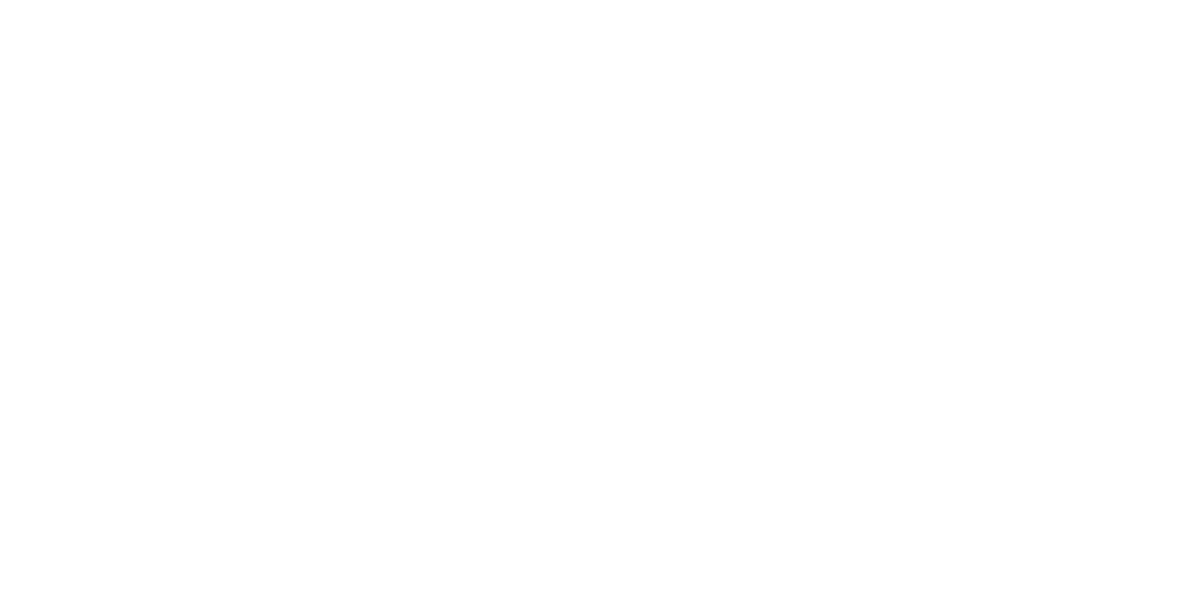
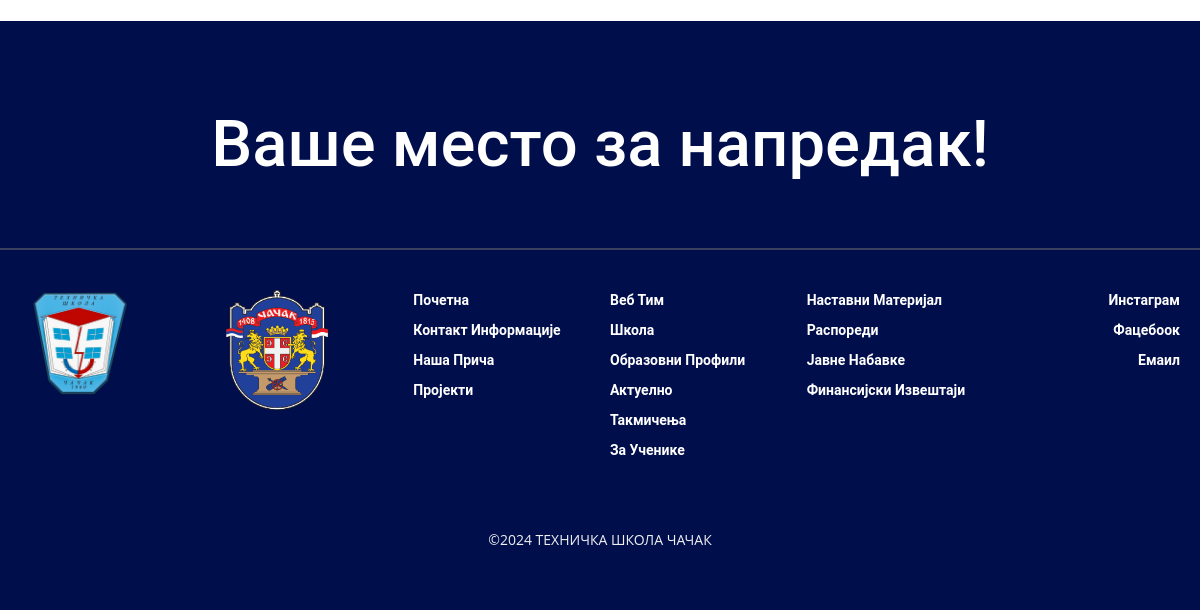
Page /teh/takmicenje.php (lower part) on the earlier database version (2 pictures, top to bottom).
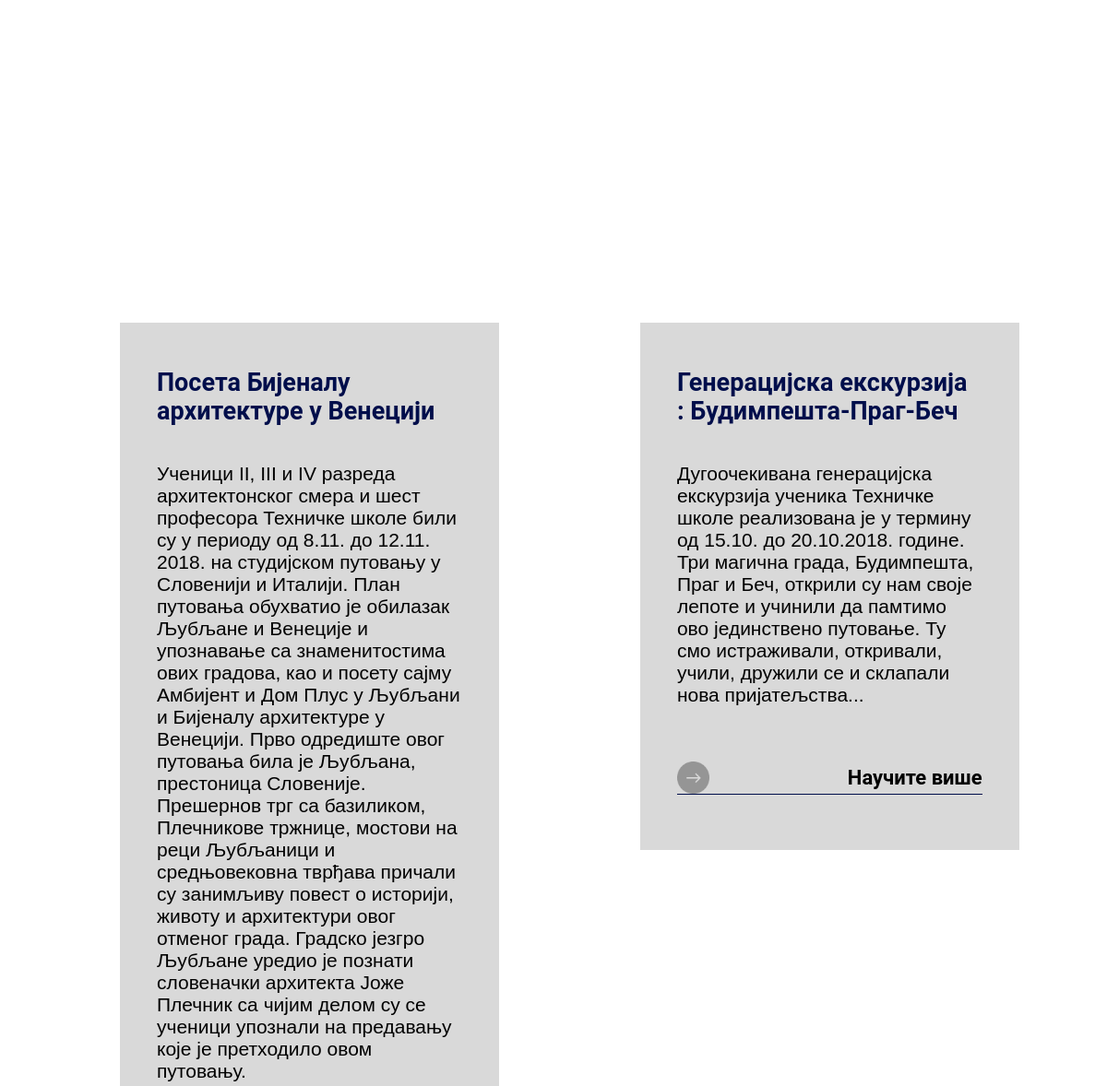
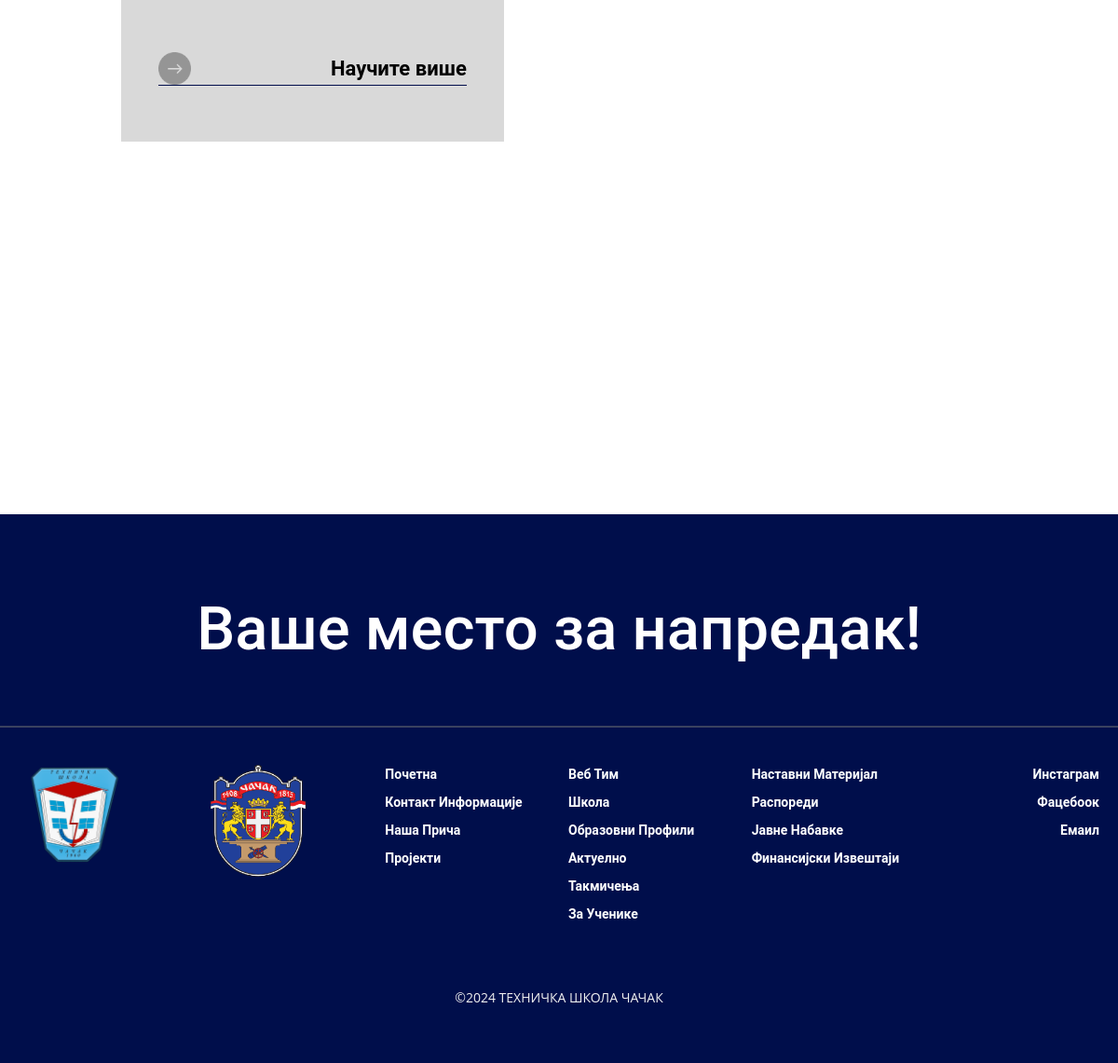
Same page on the later database version (2 pictures, top to bottom).
### tables this page shows
CREATE TABLE `projekti` (
  `id` int(11) NOT NULL,
  `naslov` varchar(500) NOT NULL,
  `opis` varchar(5000) NOT NULL,
  `datum` date NOT NULL
);

### classes/dbh.php (called while the page is built, shortened)
<?php
class Dbh{
    protected function connect() {
        try{
            $username = "root";
            $password = "";
            $dbh = new PDO('mysql:host=localhost;dbname=php_dev', $username, $password);
            return $dbh;
        }catch (PDOException $e){
            print 'Error: ' . $e->getMessage() . "<br/>";
            die();
        }
    }
}

### classes/projekti.php (called while the page is built, shortened)
<?php
include_once "dbh.php";
class Projekti extends Dbh
{
    public function returnProjekti()
    {
        $sql = "SELECT * FROM projekti";
        $stmt = $this->connect()->query($sql);
        $res = $stmt->fetchAll();
        return $res;
    }
}

### teh/takmicenje.php (the view, shortened to what the changed rows need)
<!DOCTYPE html>
<html data-wf-page="6457a9a09f6fe72efb659b17" data-wf-site="6456c2138619102a79ba202a">
<head>
  <link href="css/normalize.css" rel="stylesheet" type="text/css">
  <link href="css/webflow.css" rel="stylesheet" type="text/css">
  <link href="css/tehnicka-skola-cacak.webflow.css" rel="stylesheet" type="text/css">
</head>
<body>
  <div class="container">
  <div data-delay="4000" data-animation="slide" class="slider slider-p slider-2 w-slider" data-autoplay="false" data-easing="ease" data-hide-arrows="false" data-disable-swipe="false" data-autoplay-limit="0" data-nav-spacing="3" data-duration="500" data-infinite="true" style="margin-left:10%;max-width:95%;">
      <div class="mask mask-p w-slider-mask">
          <?php
          include "../classes/projekti.php";
          $projektiClass = new Projekti();
          $projekti = $projektiClass->returnProjekti();
          foreach($projekti as $key => $projekat) {
              ?>
              <div class="slide slide-p w-slide">
                  <div class="card-page1 card-project slide-card-project">
                      <div class="card-content card-content-projects">
                          <div class="card-projects-text-wrapper">
                              <div class="op-section-list project-title"><?= $projekat["naslov"] ?></div>
                              <div class="text-block-2"><?= $projekat["opis"] ?></div>
                              <a data-w-id="c308a38d-3e2e-e2db-974f-0ceac941abbc" href="#" class="op-btn-wrapper prica-btn projects-btn w-inline-block"><img src="images/Component-1.png" loading="lazy" style="-webkit-transform:translate3d(0, 0, 0) scale3d(1, 1, 1) rotateX(0deg) rotateY(0deg) rotateZ(0deg) skew(0, 0);-moz-transform:translate3d(0, 0, 0) scale3d(1, 1, 1) rotateX(0deg) rotateY(0deg) rotateZ(0deg) skew(0, 0);-ms-transform:translate3d(0, 0, 0) scale3d(1, 1, 1) rotateX(0deg) rotateY(0deg) rotateZ(0deg) skew(0, 0);transform:translate3d(0, 0, 0) scale3d(1, 1, 1) rotateX(0deg) rotateY(0deg) rotateZ(0deg) skew(0, 0);transform-style:preserve-3d" alt="" class="op-img">
                                  <div class="projects-page-btn">Научите више</div>
                              </a>
                          </div>
                      </div>
                  </div>
              </div>
          <?php } ?>
      </div>
      <div class="slide-nav slide-nav-p w-slider-nav w-round w-num"></div>
    </div>
  </div>
  <div class="all-sections footer wf-section">
    <h2 class="projects-title-heading footer-heading">Ваше место за напредак!</h2>
  </div>
</body>
</html>

Differences in the rows shown:
added projekti: naslov "Посета Бијеналу архитектуре у Венецији", opis "Ученици II, III и IV разреда архитектонског смера и шест професора Техничке школе били су у периоду од 8.11. до 12.11. 2018. на студијском путовању у Словенији и Италији. План путовања обухватио је обилазак Љубљане и Венеције и упознавање са знаменитостима ових градова, као и посету сајму Aмбијент и Дом Плус у Љубљани и Бијеналу архитектуре у Венецији. Прво одредиште овог путовања била је Љубљана, престоница Словеније. Прешернов трг са базиликом, Плечникове тржнице, мостови на реци Љубљаници и средњовековна тврђава причали су занимљиву повест о историји, животу и архитектури овог отменог града. Градско језгро Љубљане уредио је познати словеначки архитекта Јоже Плечник са чијим делом су се…"
added projekti: naslov "Генерацијска екскурзија : Будимпешта-Праг-Беч", opis "Дугоочекивана генерацијска екскурзија ученика Техничке школе реализована је у термину од 15.10. до 20.10.2018. године. Три магична града, Будимпешта, Праг и Беч, открили су нам своје лепоте и учинили да памтимо ово јединствено путовање. Ту смо истраживали, откривали, учили, дружили се и склапали нова пријатељства..."
